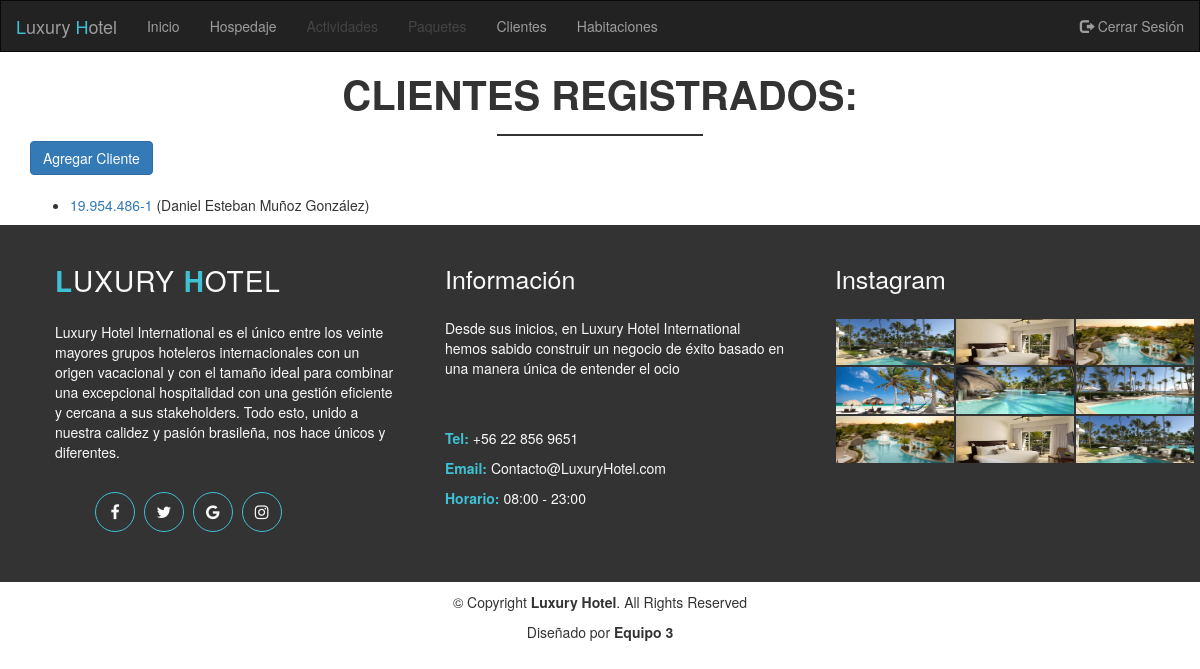
Page /hotel/clientes/ (signed in) on the earlier database version.
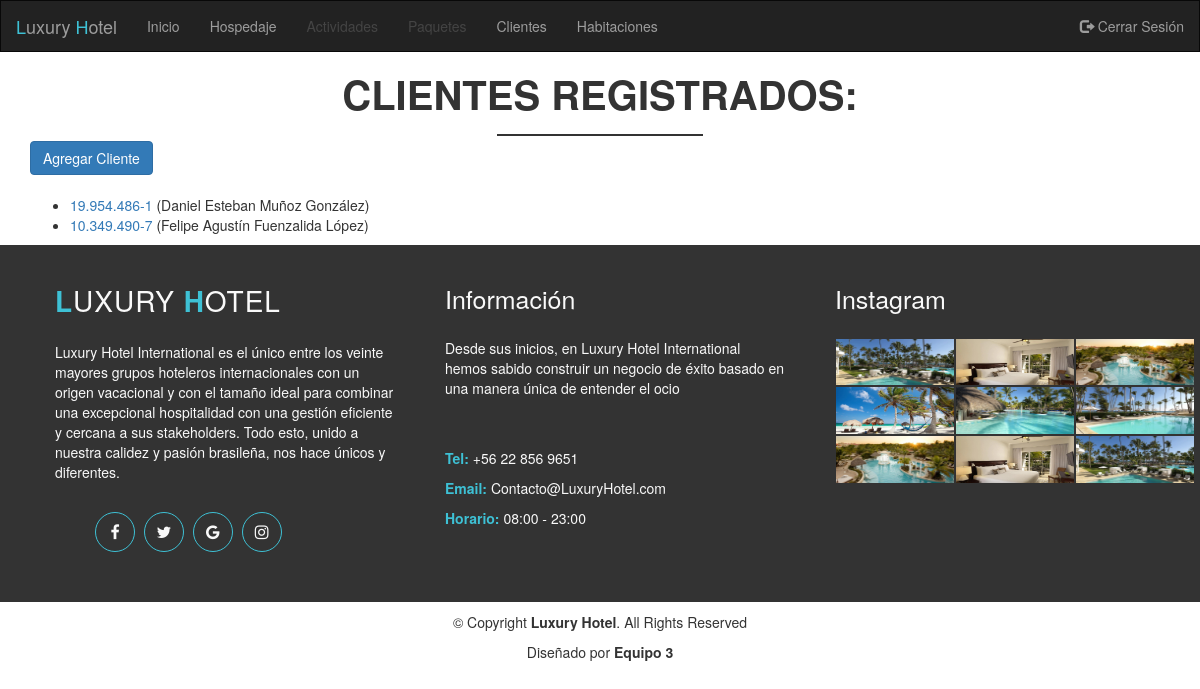
Same page on the later database version.
### hotel/models.py (models this page shows, shortened)
class Cliente(models.Model):
    rut = models.CharField(primary_key=True, max_length=15)
    nombres = models.CharField(max_length=100)
    apellidos = models.CharField(max_length=100)
    pais = models.ForeignKey('Pais', on_delete=models.SET_NULL, null = True)
    edad = models.IntegerField(help_text='Escriba solo los años')
    email = models.EmailField(max_length=200)
    direccion = models.CharField(max_length=200)
    password = models.CharField(max_length=20, help_text='El largo debe ser entre 8 y 20 caracteres')
    def get_absolute_url(self):
        return reverse('cliente-detail',args=[str(self.rut)])

### hotel/views.py (the view)
# urls.py: path('clientes/', views.ClienteListView.as_view(), name='clientes'),
class ClienteListView(generic.ListView):
    model = Cliente
    template_name = 'CRUD/cliente_list.html'
    queryset = Cliente.objects.all()
    paginate_by = 10

### hotel/templates/CRUD/cliente_list.html
{% extends "base_generic.html" %}
{% block content %}
{% load static %}
<div class="container">
    <div class="section-headline cliente text-center">
        <h2 style="text-center"> CLIENTES REGISTRADOS:</h2>
    </div>
    {% if user.is_staff %}
        <a class="btn btn-primary text-center" href="{% url 'cliente_create' %}">Agregar Cliente</a>
        <br>
        <br>
    {% endif %}
    {% if user.is_authenticated %}
        {% if cliente_list %}
            <ul>
                {% for cliente in cliente_list %}
                    <li>
                        <a href="{{ cliente.get_absolute_url }}"> {{cliente.rut}} </a> ({{cliente.nombres}} {{cliente.apellidos}})
                    </li>
                {% endfor %}
            </ul>
        {% endif %}
    {% endif %}
</div>
{% endblock%}

Differences in the rows shown:
added Cliente: rut "10.349.490-7", nombres "Felipe Agustín", apellidos "Fuenzalida López"
